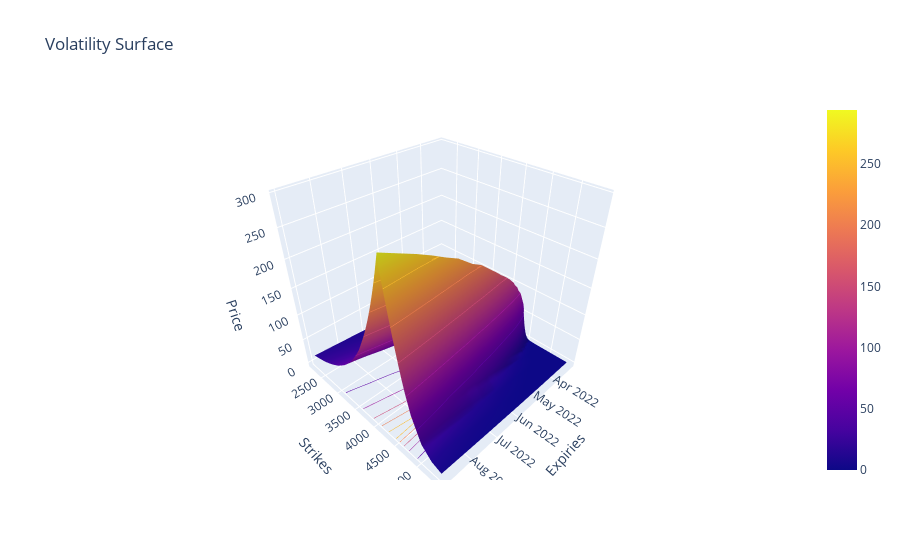
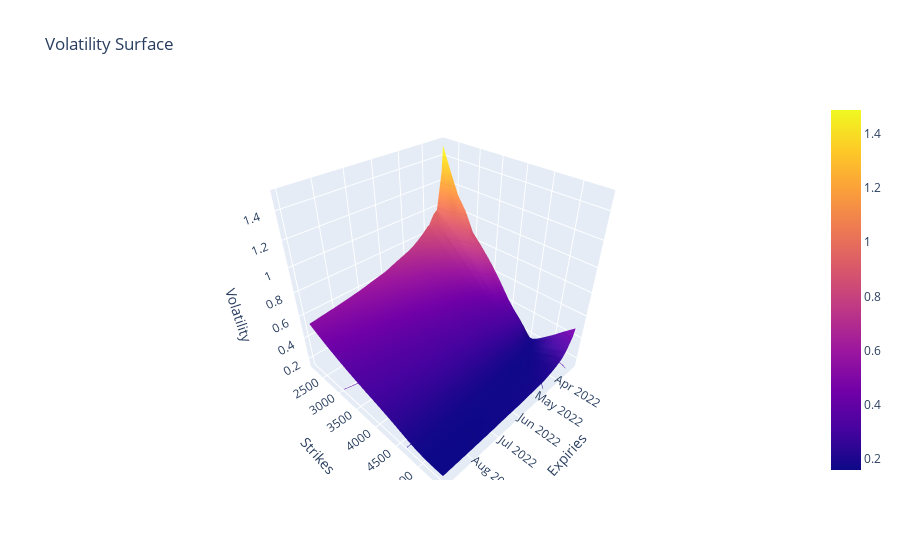

Notebook source saved alongside these figures, in order:
### Code cell
nb.plot_surfaces()

### Figure 1 — Plotly figure (JSON) as saved in the notebook; plotly's stock layout.template omitted (floating-point values rounded to 4 significant figures; data arrays with more than 128 entries replaced by an {"elided": "..."} marker saying what was removed)
{"data": [{"contours": {"z": {"highlightcolor": "limegreen", "project": {"z": true}, "show": true, "usecolormap": true}}, "type": "surface", "x": ["2022-03-09", "2022-03-11", "2022-03-18", "2022-03-23", "2022-03-25", "2022-03-30", "2022-03-31", "2022-04-01", "2022-04-08", "2022-04-14", "2022-04-22", "2022-04-29", "2022-05-20", "2022-05-31", "2022-06-17", "2022-06-30", "2022-07-15", "2022-07-29", "2022-08-31"], "y": [2200, 2400, 2600, 2800, 3000, 3200, 3400, 3500, 3600, 3700, 3800, 3850, 3900, 3950, 3975, 4000, 4025, 4040, 4050, 4060, 4070, 4075, 4080, 4090, 4100, 4110, 4120, 4125, 4130, 4140, 4150, 4160, 4170, 4175, 4180, 4190, 4200, 4210, 4220, 4225, 4230, 4240, 4250, 4260, 4270, 4275, 4280, 4290, 4300, 4310, 4320, 4325, 4330, 4340, 4350, 4360, 4370, 4375, 4380, 4390, 4400, 4410, 4420, 4425, 4430, 4440, 4450, 4460, 4470, 4475, 4480, 4490, 4500, 4510, 4525, 4550, 4600, 4650, 4700, 4800, 5000, 5200, 5400], "z": {"elided": "83x19 float values"}}], "layout": {"scene": {"aspectmode": "cube", "xaxis": {"title": {"text": "Expiries"}}, "yaxis": {"title": {"text": "Strikes"}}, "zaxis": {"title": {"text": "Price"}}}, "title": {"text": "Volatility Surface"}}}

### Figure 2 — Plotly figure (JSON) as saved in the notebook; plotly's stock layout.template omitted (floating-point values rounded to 4 significant figures; data arrays with more than 128 entries replaced by an {"elided": "..."} marker saying what was removed)
{"data": [{"contours": {"z": {"highlightcolor": "limegreen", "project": {"z": true}, "show": true, "usecolormap": true}}, "type": "surface", "x": ["2022-03-09", "2022-03-11", "2022-03-18", "2022-03-23", "2022-03-25", "2022-03-30", "2022-03-31", "2022-04-01", "2022-04-08", "2022-04-14", "2022-04-22", "2022-04-29", "2022-05-20", "2022-05-31", "2022-06-17", "2022-06-30", "2022-07-15", "2022-07-29", "2022-08-31"], "y": [2200, 2400, 2600, 2800, 3000, 3200, 3400, 3500, 3600, 3700, 3800, 3850, 3900, 3950, 3975, 4000, 4025, 4040, 4050, 4060, 4070, 4075, 4080, 4090, 4100, 4110, 4120, 4125, 4130, 4140, 4150, 4160, 4170, 4175, 4180, 4190, 4200, 4210, 4220, 4225, 4230, 4240, 4250, 4260, 4270, 4275, 4280, 4290, 4300, 4310, 4320, 4325, 4330, 4340, 4350, 4360, 4370, 4375, 4380, 4390, 4400, 4410, 4420, 4425, 4430, 4440, 4450, 4460, 4470, 4475, 4480, 4490, 4500, 4510, 4525, 4550, 4600, 4650, 4700, 4800, 5000, 5200, 5400], "z": {"elided": "83x19 float values"}}], "layout": {"scene": {"aspectmode": "cube", "xaxis": {"title": {"text": "Expiries"}}, "yaxis": {"title": {"text": "Strikes"}}, "zaxis": {"title": {"text": "Volatility"}}}, "title": {"text": "Volatility Surface"}}}
